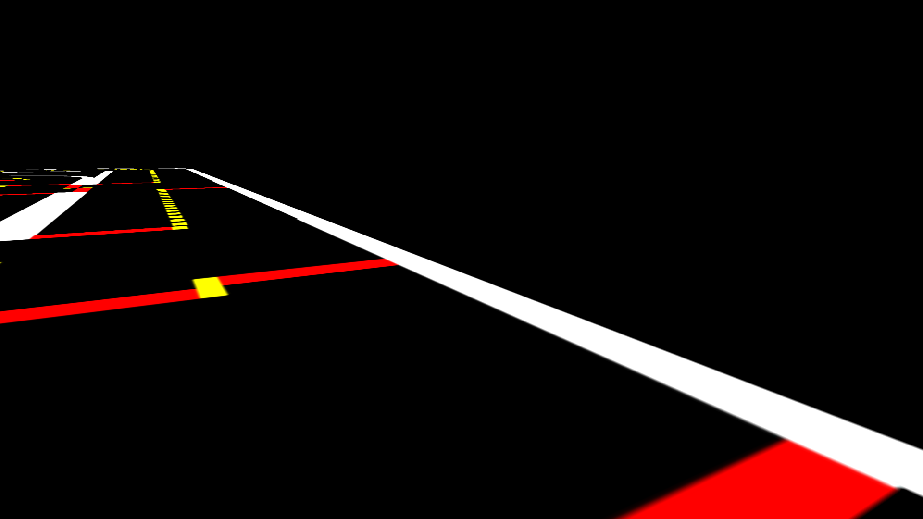
#> input picture sim_testing_images/at_stop.png, 923 x 519 px; its folder holds only this picture in this run
$ python -i detect_lane.py   (imports and definitions only)
#> lines starting #> are read from the running program, lines starting #| are printed output that depends on the picture; after the words box and inside, x2 and y2 are one past the last pixel; in counts of white or black regions, pixels touching at a corner belong together
# -*- coding: utf-8 -*-
"""road_lane_detection.ipynb

Automatically generated by Colaboratory.

Original file is located at
    https://colab.research.google.com/drive/1w6xv6v5xuQPmMJMMQ5MZnGlC6F9bsi7Q
"""

#ROAD LANE DETECTION

import cv2
import numpy as np

# [4 lines left out: function grey, not called in this run]

#Apply Gaussian Blur --> Reduce noise and smoothen image
def gauss(image):
    return cv2.GaussianBlur(image, (5, 5), 0)

#outline the strongest gradients in the image --> this is where lines in the image are
def canny(image):
    edges = cv2.Canny(image,50,150)
    return edges

def region(image):
    # only focus bottom half of the screen
    height, width = image.shape
    #isolate the gradients that correspond to the lane lines
    polygon = np.array([[
        (0, height * 2/3),
        (width, height * 2/3),
        (width, height),
        (0, height),
    ]], np.int32)

    #create a black image with the same dimensions as original image
    mask = np.zeros_like(image)
    #create a mask (triangle that isolates the region of interest in our image)
    mask = cv2.fillPoly(mask, polygon, 255)
    mask = cv2.bitwise_and(image, mask)
    return mask

# [9 lines left out: function display_lines, not called in this run]

def average(image, lines):
    left = []
    right = []
    # print(f"Averaging {len(lines)} lines")
    if lines is not None:
      for line in lines:
        # print(f"\nLine (x0,y0,x1,y1): {line}")
        x1, y1, x2, y2 = line.reshape(4)
        #fit line to points, return slope and y-int
        parameters = np.polyfit((x1, x2), (y1, y2), 1)
        # print(f"slope:{parameters[0]}, y_int:{parameters[1]}")
        slope = parameters[0]
        y_int = parameters[1]
        #lines on the right have positive slope, and lines on the left have neg slope
        if slope < 0:
            left.append((slope, y_int))
            # print("Classified as left line")
        else:
            right.append((slope, y_int))
            # print("Classified as right line")


    #takes average among all the columns (column0: slope, column1: y_int)
    detected_lines = {}
    if len(left) > 0:
        left_avg = np.average(left, axis=0)
        # print(f"Left Average Slope/Yint:{left_avg}")
        left_line = make_points(image, left_avg)
        detected_lines['left'] = left_line

    if len(right) > 0:
        right_avg = np.average(right, axis=0)
        # print(f"Right Average Slope/Yint:{right_avg}")
        right_line = make_points(image, right_avg)
        detected_lines['right'] = right_line

    #create lines based on averages calculates
    return detected_lines

def make_points(image, average):
    slope, y_int = average
    y1 = image.shape[0]
    #how long we want our lines to be --> 3/5 the size of the image
    y2 = int(y1 * (2/3))
    #determine algebraically
    x1 = int((y1 - y_int) // slope)
    x2 = int((y2 - y_int) // slope)
    return np.array([x1, y1, x2, y2])

def get_white_lane_lines(image):
    # filter for blue lane lines
    hsv = cv2.cvtColor(image, cv2.COLOR_BGR2HSV)
    # show_image("img", hsv)
    lower_white = np.array([0,0,200])
    upper_white = np.array([255,55,255])
    mask = cv2.inRange(hsv, lower_white, upper_white)

    return mask

def detect_lanes(img):
    # cv2.imshow('original frame', img)
    copy = np.copy(img)
    #threshold on white first
    white = get_white_lane_lines(copy)
    # cv2.imshow('white lane lines', white)
    edges = cv2.Canny(white,50,150)
    isolated = region(edges)
    # cv2.imshow("edges", edges)
    # cv2.imshow("bottom third", isolated)


    #DRAWING LINES: (order of params) --> region of interest, bin size (P, theta), min intersections needed, placeholder array,
    lines = cv2.HoughLinesP(isolated, 1, np.pi/180, 10, np.array([]), minLineLength=40, maxLineGap=5)
    # print(f"Lines found:\n {lines}")
    averaged_lines = average(copy, lines)
    # [7 lines of commented-out code are left out]

    return averaged_lines #dict of left or right lines as keys and values of (x0,y0,x1,y1) defining line

# [5 lines of commented-out code are left out]

def get_road(img):
    lanes = detect_lanes(img)

    width = img.shape[1]
    height = img.shape[0]

    polygon = np.array([[
        (0, height * 2/3),
        (width, height * 2/3),
        (width, height),
        (0, height),
    ]], np.int32)
    # print(f"shape: {polygon.shape}")
    # pt1 ------------- pt2
    #  |                 |
    #  |                 |
    # pt4 ------------- pt3

    for side, points in lanes.items():
        if side == "left":
            polygon[0, 0, :] = points[-2:]
            polygon[0, 3, :] = points[:2]
        elif side == "right":
            polygon[0, 1, :] = points[-2:]
            polygon[0, 2, :] = points[:2]

    #create a mask (triangle that isolates the region of interest in our image)
    mask = np.zeros(img.shape, dtype="uint8")*255
    mask = cv2.fillPoly(mask, polygon, color=(255, 255, 255))

    # print(f"mask shape: {mask.shape}")
    # print(f"img shape: {img.shape}")
    masked_img = cv2.bitwise_and(img, mask)

    # masked = cv2.addWeighted(masked, 1, img, 1, 0)
    # cv2.imshow("FINAL VIEW", masked_img)

    return masked_img

>>> import cv2
>>> picture = cv2.cvtColor(cv2.imread('sim_testing_images/at_stop.png'), cv2.COLOR_BGR2RGB)
>>> result = get_road(picture)
#> in get_white_lane_lines, `hsv = cv2.cvtColor(image, cv2.COLOR_BGR2HSV)`: hsv: shape (519, 923, 3); mean H, S, V 5.1, 10.8, 21
#> in get_white_lane_lines, `mask = cv2.inRange(hsv, lower_white, upper_white)`:
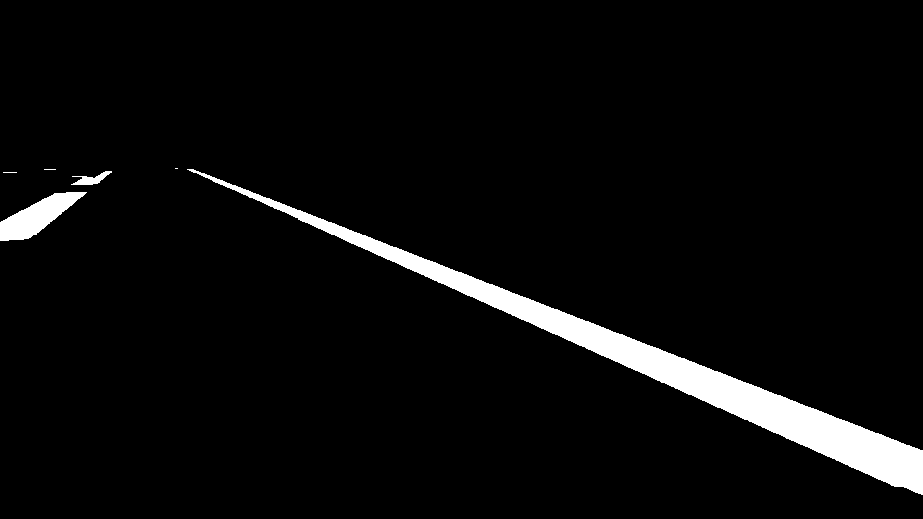
#> mask: shape (519, 923); 4.4% white; 6 white regions (3 under 20 px), largest, box (x1, y1, x2, y2) and area: (187, 169, 923, 495) 18828, (0, 192, 87, 241) 1949, (71, 171, 112, 185) 252
#> in detect_lanes, `edges = cv2.Canny(white,50,150)`:
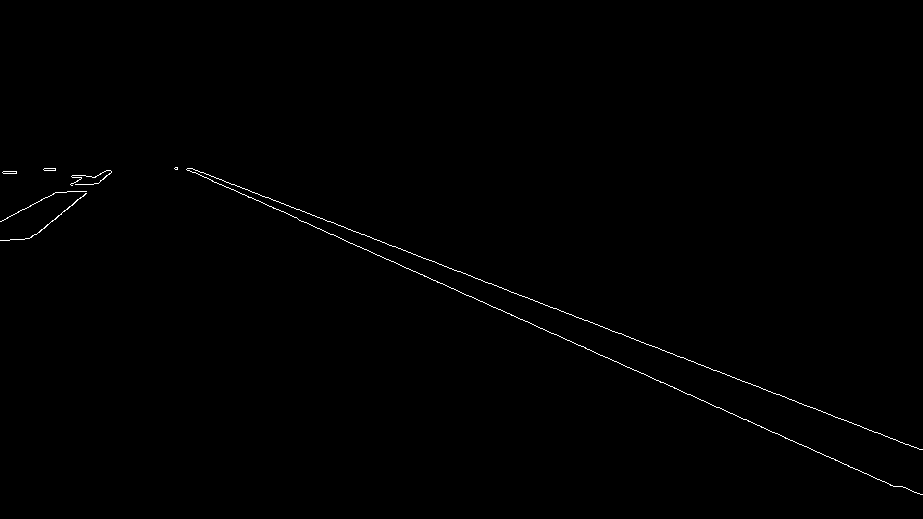
#> edges: shape (519, 923); 0.39% white in thin lines or dots, all inside (x1, y1, x2, y2) = (0, 167, 923, 495)
#> in region, `mask = cv2.bitwise_and(image, mask)`:
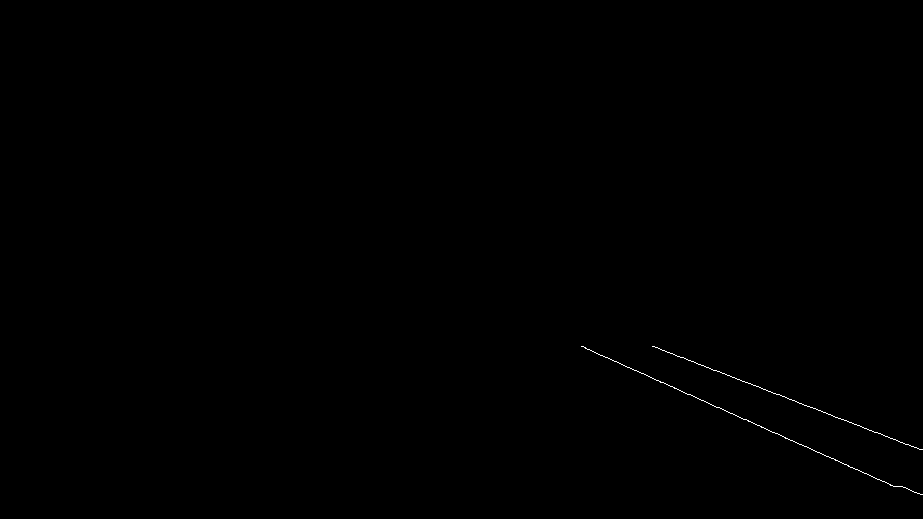
#> mask: shape (519, 923); 0.13% white in thin lines or dots, all inside (x1, y1, x2, y2) = (581, 346, 923, 495)
#> in detect_lanes, `lines = cv2.HoughLinesP(isolated, 1, np.pi/180, 10, np.array([]), minL..`: lines = [[581, 346, 895, 486], [653, 346, 897, 440], [688, 360, 921, 449], [582, 346, 680, 390]]
#> the loop in average, `for line in lines: # print(f"\nLine (x0,y0,x1,y1): {line}")` made 4 passes
#> (x1, y1, x2, y2, slope, y_int) on passes 1 to 4: (581, 346, 895, 486, 0.446, 86.96), (653, 346, 897, 440, 0.385, 94.43), (688, 360, 921, 449, 0.382, 97.2), (582, 346, 680, 390, 0.449, 84.69)
#> after the loop in average, `for line in lines:`: left = []; right = [(0.446, 86.96), (0.385, 94.43), (0.382, 97.2), (0.449, 84.69)]
#> in average, `right_avg = np.average(right, axis=0)`: right_avg = [0.416, 90.82]
#> in make_points, `slope, y_int = average`: slope = 0.416; y_int = 90.82
#> in make_points, `x1 = int((y1 - y_int) // slope)`: x1 = 1030
#> in make_points, `x2 = int((y2 - y_int) // slope)`: x2 = 614
#> in average, `right_line = make_points(image, right_avg)`: right_line = [1030, 519, 614, 346]
#> in detect_lanes, `averaged_lines = average(copy, lines)`: averaged_lines = {'right': [1030, 519, 614, 346]}
#> the loop in get_road, `for side, points in lanes.items():` made 1 pass
#> after the loop in get_road, `for side, points in lanes.items():`: polygon = [[0, 346], [614, 346], [1030, 519], [0, 519]]
#> in get_road, `mask = cv2.fillPoly(mask, polygon, color=(255, 255, 255))`:
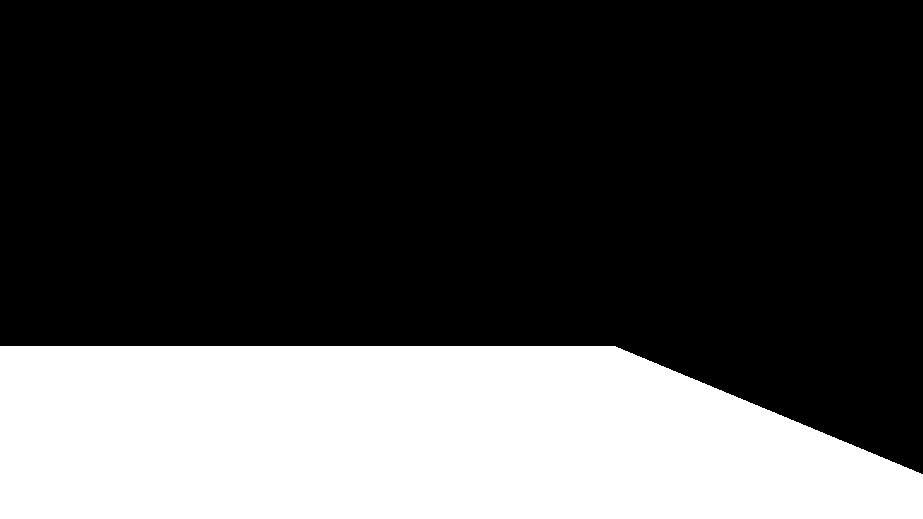
#> mask: shape (519, 923, 3); 29.2% white; 1 white region, box (x1, y1, x2, y2) and area: (0, 346, 923, 519) 139903
#> in get_road, `masked_img = cv2.bitwise_and(img, mask)`:
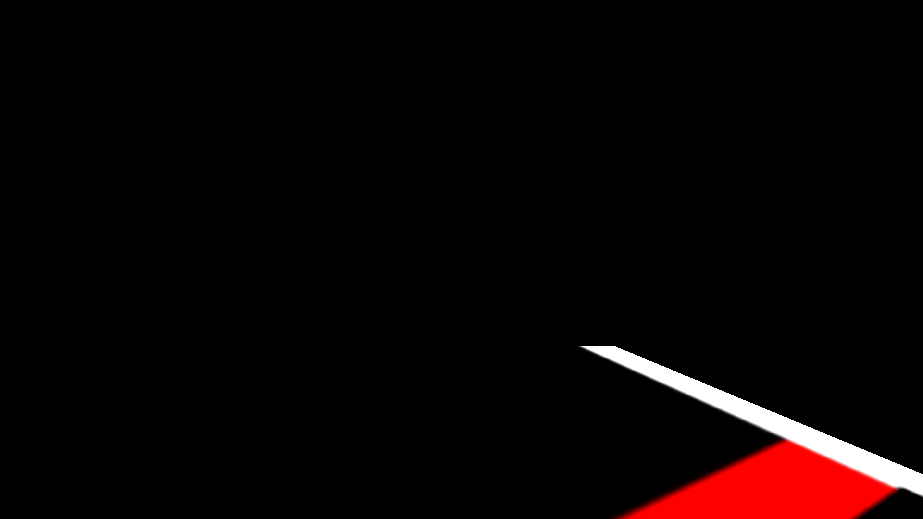
#> masked_img: shape (519, 923, 3); mean R, G, B 10, 3.6, 3.6

$ run again, on sim_testing_images/intersection.png
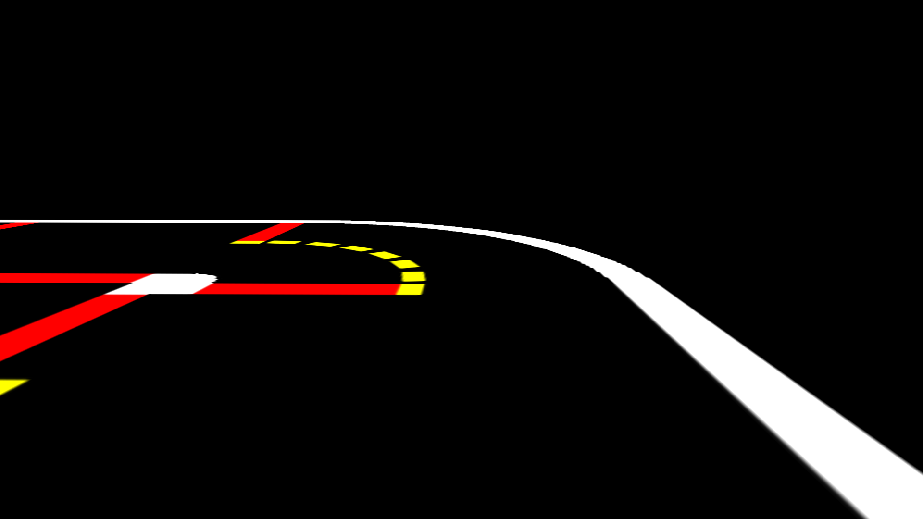
#> input picture sim_testing_images/intersection.png, 923 x 519 px
#> hsv: shape (519, 923, 3); mean H, S, V 2.3, 5.2, 16.6
#> edges: shape (519, 923); 0.47% white in thin lines or dots, all inside (x1, y1, x2, y2) = (0, 219, 923, 519)
#> in region, `mask = cv2.bitwise_and(image, mask)`:
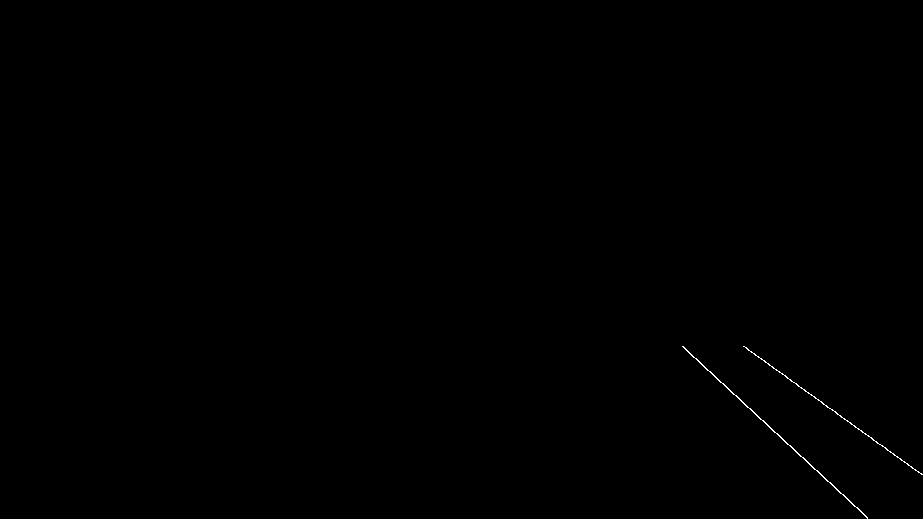
#> mask: shape (519, 923); 0.13% white in thin lines or dots, all inside (x1, y1, x2, y2) = (682, 346, 923, 519)
#> lines = [[743, 346, 879, 444], [790, 445, 867, 517], [682, 346, 854, 506], [761, 358, 921, 474]]
#> the loop in average, `for line in lines: # print(f"\nLine (x0,y0,x1,y1): {line}")` made 4 passes
#> (x1, y1, x2, y2, slope, y_int) on passes 1 to 4: (743, 346, 879, 444, 0.721, -189.4), (790, 445, 867, 517, 0.935, -293.7), (682, 346, 854, 506, 0.93, -288.4), (761, 358, 921, 474, 0.725, -193.7)
#> after the loop in average, `for line in lines:`: left = []; right = [(0.721, -189.4), (0.935, -293.7), (0.93, -288.4), (0.725, -193.7)]
#> right_avg = [0.828, -241.3]
#> in make_points, `slope, y_int = average`: slope = 0.828; y_int = -241.3
#> in make_points, `x1 = int((y1 - y_int) // slope)`: x1 = 918
#> in make_points, `x2 = int((y2 - y_int) // slope)`: x2 = 709
#> right_line = [918, 519, 709, 346]
#> averaged_lines = {'right': [918, 519, 709, 346]}
#> the loop in get_road, `for side, points in lanes.items():` made 1 pass
#> after the loop in get_road, `for side, points in lanes.items():`: polygon = [[0, 346], [709, 346], [918, 519], [0, 519]]
#> in get_road, `mask = cv2.fillPoly(mask, polygon, color=(255, 255, 255))`:
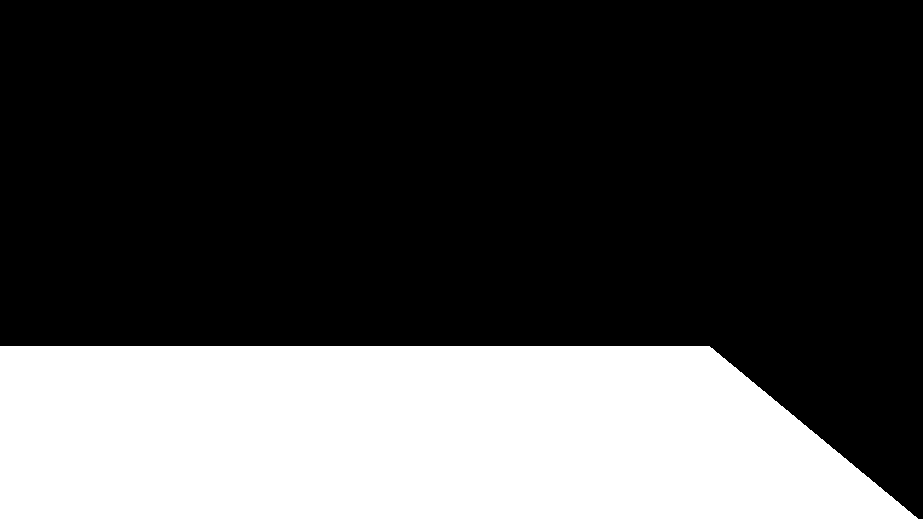
#> mask: shape (519, 923, 3); 29.4% white; 1 white region, box (x1, y1, x2, y2) and area: (0, 346, 918, 519) 140842

$ run again, on sim_testing_images/straight.png
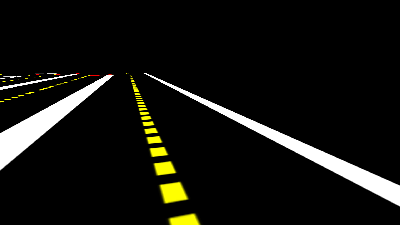
#> input picture sim_testing_images/straight.png, 400 x 225 px
#> hsv: shape (225, 400, 3); mean H, S, V 2.2, 6.2, 19.5
#> edges: shape (225, 400); 1.1% white in thin lines or dots, all inside (x1, y1, x2, y2) = (0, 72, 400, 206)
#> in region, `mask = cv2.bitwise_and(image, mask)`:
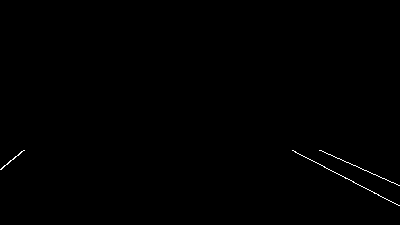
#> mask: shape (225, 400); 0.26% white in thin lines or dots, all inside (x1, y1, x2, y2) = (0, 150, 400, 206)
#> lines = [[292, 150, 399, 205], [320, 150, 399, 185]]
#> the loop in average, `for line in lines: # print(f"\nLine (x0,y0,x1,y1): {line}")` made 2 passes
#> (x1, y1, x2, y2, slope, y_int) on passes 1 to 2: (292, 150, 399, 205, 0.514, -0.0935), (320, 150, 399, 185, 0.443, 8.23)
#> after the loop in average, `for line in lines:`: left = []; right = [(0.514, -0.0935), (0.443, 8.23)]
#> right_avg = [0.479, 4.07]
#> in make_points, `slope, y_int = average`: slope = 0.479; y_int = 4.07
#> in make_points, `x1 = int((y1 - y_int) // slope)`: x1 = 461
#> in make_points, `x2 = int((y2 - y_int) // slope)`: x2 = 304
#> right_line = [461, 225, 304, 150]
#> averaged_lines = {'right': [461, 225, 304, 150]}
#> the loop in get_road, `for side, points in lanes.items():` made 1 pass
#> after the loop in get_road, `for side, points in lanes.items():`: polygon = [[0, 150], [304, 150], [461, 225], [0, 225]]
#> in get_road, `masked_img = cv2.bitwise_and(img, mask)`:
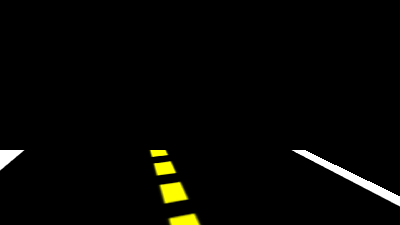
#> masked_img: shape (225, 400, 3); mean R, G, B 6, 6, 3.2
